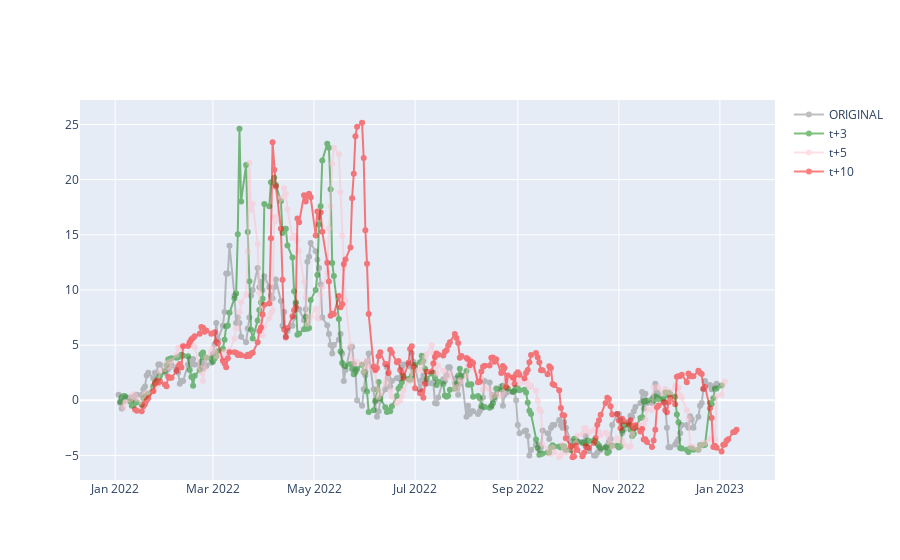

Here is the notebook cell this chart was saved with:
### Code cell
fig = go.Figure()  # Define the figure first

fig.add_trace(go.Scatter(x=orig.index, y=orig['F380 M2/M3'], name='ORIGINAL', mode='lines+markers', opacity=0.5,
                            line=dict(width=2, color='gray')))

fig.add_trace(go.Scatter(x=orig.index, y=orig['t+3'], name='t+3', mode='lines+markers', opacity=0.5,
                            line=dict(width=2, color='green')))

fig.add_trace(go.Scatter(x=orig.index, y=orig['t+5'], name='t+5', mode='lines+markers', opacity=0.5,
                            line=dict(width=2, color='pink')))

fig.add_trace(go.Scatter(x=orig.index, y=orig['t+10'], name='t+10', mode='lines+markers', opacity=0.5,
                            line=dict(width=2, color='red')))
fig.show()

### Figure 1 — Plotly figure (JSON) as saved in the notebook; plotly's stock layout.template omitted (floating-point values rounded to 4 significant figures; data arrays with more than 128 entries replaced by an {"elided": "..."} marker saying what was removed)
{"data": [{"line": {"color": "gray", "width": 2}, "mode": "lines+markers", "name": "ORIGINAL", "opacity": 0.5, "type": "scatter", "x": {"elided": "268 str values"}, "y": {"elided": "268 float values"}}, {"line": {"color": "green", "width": 2}, "mode": "lines+markers", "name": "t+3", "opacity": 0.5, "type": "scatter", "x": {"elided": "268 str values"}, "y": {"elided": "268 float values"}}, {"line": {"color": "pink", "width": 2}, "mode": "lines+markers", "name": "t+5", "opacity": 0.5, "type": "scatter", "x": {"elided": "268 str values"}, "y": {"elided": "268 float values"}}, {"line": {"color": "red", "width": 2}, "mode": "lines+markers", "name": "t+10", "opacity": 0.5, "type": "scatter", "x": {"elided": "268 str values"}, "y": {"elided": "268 float values"}}], "layout": {}}
